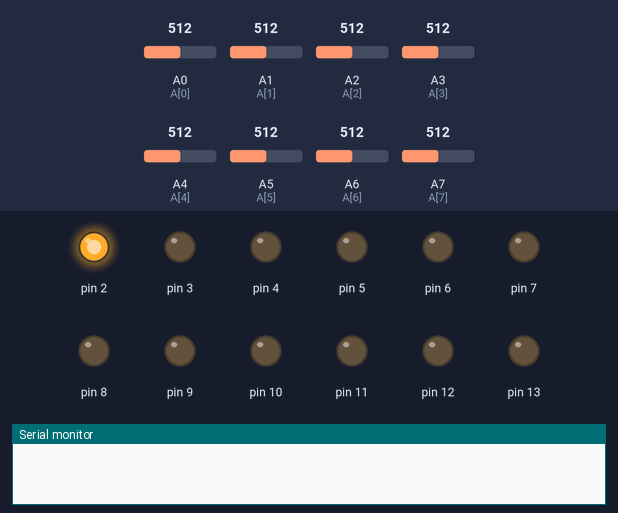
The sketch below on a simulated Arduino Nano, built with avr-gcc and run on an emulated ATmega328P. Shown: output pins drawn as LEDs (lit = HIGH), the last lines printed to the serial monitor. The test bench sets the inputs (shaded band); at power-on: A0 (A[0]) = 512, A1 (A[1]) = 512, A2 (A[2]) = 512, A3 (A[3]) = 512, A4 (A[4]) = 512, A5 (A[5]) = 512, A6 (A[6]) = 512, A7 (A[7]) = 512.

Above: at 0.05 s.
At 0.35 s:
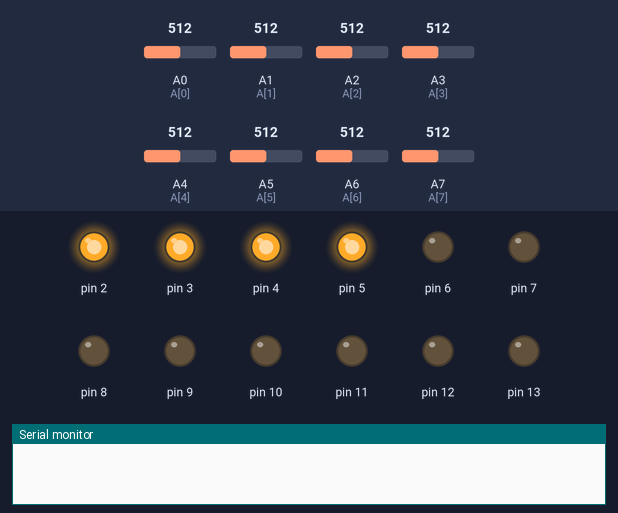
At 0.65 s:
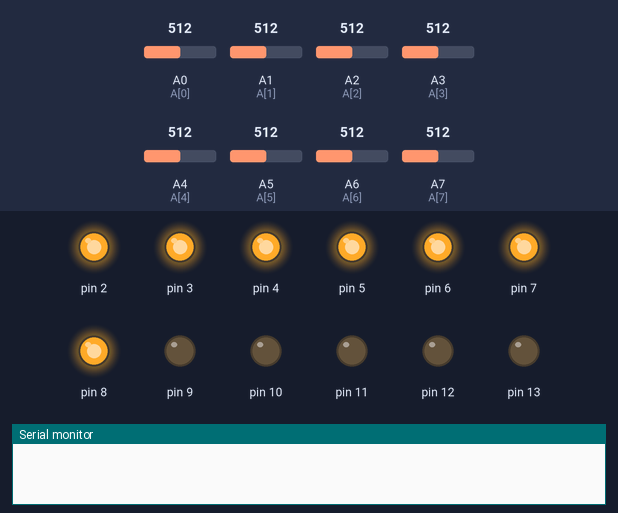
At 1.35 s:
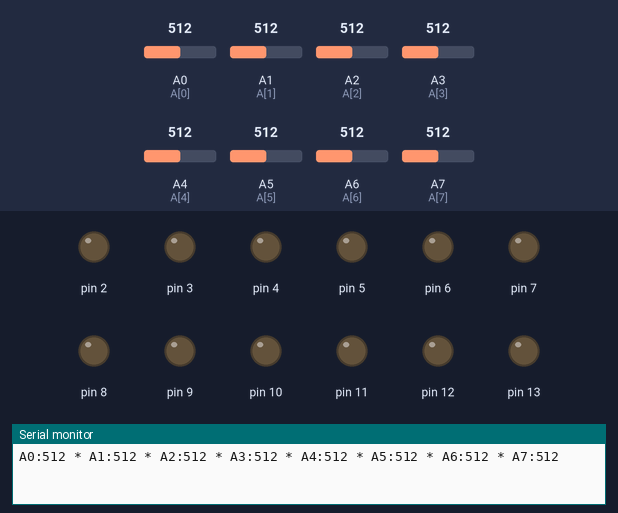
At 1.95 s:
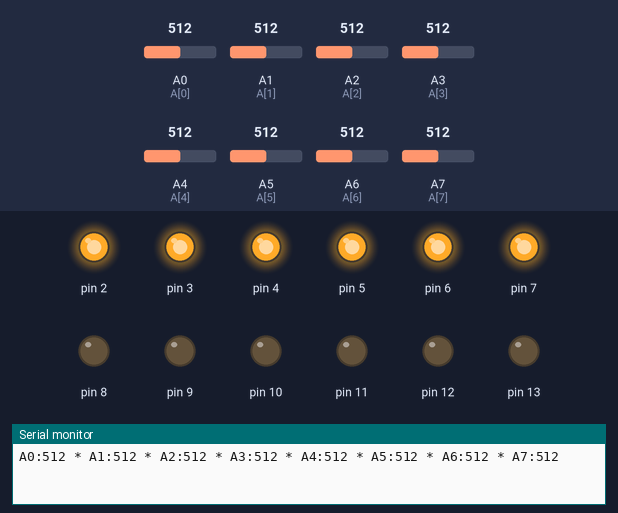
At 2.6 s:
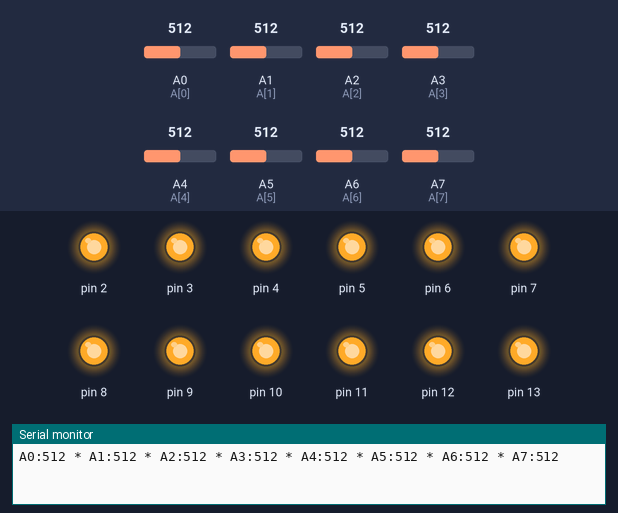
Timing chart, 0 to 3.2 s (numbered marks = the images above):
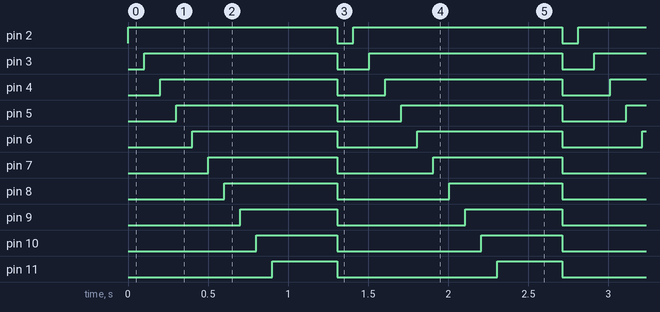

Measured:
- by itself, pin 2: alternates HIGH for 1.3 s and LOW for 0.10 s
- by itself, pin 3: alternates HIGH for 1.2 s and LOW for 0.20 s
- by itself, pin 4: alternates HIGH for 1.1 s and LOW for 0.30 s
- by itself, pin 5: alternates HIGH for 1.0 s and LOW for 0.40 s
- by itself, pin 6: alternates HIGH for 0.91 s and LOW for 0.50 s
- by itself, pin 7: alternates HIGH for 0.81 s and LOW for 0.60 s
- by itself, pin 8: alternates HIGH for 0.71 s and LOW for 0.70 s
- by itself, pin 9: alternates HIGH for 0.61 s and LOW for 0.80 s

The sketch:

all_blink_led_on_off.ino
```cpp
int numLed = 13;
int delay_time = 100;
int A[] = {A0, A1, A2, A3, A4, A5, A6, A7};
int numA = 8;
void setup() {
  Serial.begin(9600);
  // initialize digital pin LED_BUILTIN as an output.
  for (int i = 2; i <= numLed; i++) {
    pinMode(i, OUTPUT);
  }
}

// the loop function runs over and over again forever
void loop() {
  for (int i = 2; i <= numLed; i++) {
    digitalWrite(i, HIGH);
    delay(delay_time);
  }
  for (int i = 0; i < numA; i++) {
    Serial.print("A");
    Serial.print(i);
    Serial.print(":");
    Serial.print(analogRead(A[i]));
    if(i==numA-1){
      Serial.println();
    } else Serial.print(" * ");
  }
  delay(delay_time);

  for (int i = 2; i <= numLed; i++) {
    digitalWrite(i, LOW);
  }
  delay(delay_time);
}
```
